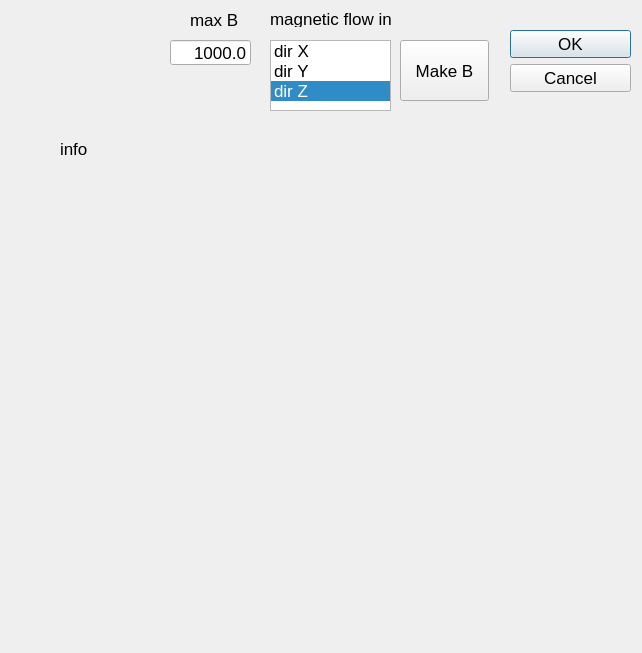
<?xml version="1.0" encoding="UTF-8"?>
<ui version="4.0">
 <class>Dialog</class>
 <widget class="QDialog" name="Dialog">
  <property name="geometry">
   <rect>
    <x>0</x>
    <y>0</y>
    <width>642</width>
    <height>653</height>
   </rect>
  </property>
  <property name="font">
   <font>
    <pointsize>13</pointsize>
   </font>
  </property>
  <property name="windowTitle">
   <string>non uniform Magnetic field</string>
  </property>
  <widget class="QDialogButtonBox" name="buttonBox">
   <property name="geometry">
    <rect>
     <x>510</x>
     <y>30</y>
     <width>121</width>
     <height>91</height>
    </rect>
   </property>
   <property name="orientation">
    <enum>Qt::Vertical</enum>
   </property>
   <property name="standardButtons">
    <set>QDialogButtonBox::Cancel|QDialogButtonBox::Ok</set>
   </property>
  </widget>
  <widget class="QLabel" name="label">
   <property name="geometry">
    <rect>
     <x>190</x>
     <y>10</y>
     <width>51</width>
     <height>20</height>
    </rect>
   </property>
   <property name="text">
    <string>max B</string>
   </property>
  </widget>
  <widget class="QLineEdit" name="txmaxB">
   <property name="geometry">
    <rect>
     <x>170</x>
     <y>40</y>
     <width>81</width>
     <height>25</height>
    </rect>
   </property>
   <property name="text">
    <string>1000.0</string>
   </property>
   <property name="alignment">
    <set>Qt::AlignRight|Qt::AlignTrailing|Qt::AlignVCenter</set>
   </property>
  </widget>
  <widget class="QPushButton" name="btMakeB">
   <property name="geometry">
    <rect>
     <x>400</x>
     <y>40</y>
     <width>89</width>
     <height>61</height>
    </rect>
   </property>
   <property name="text">
    <string>Make B</string>
   </property>
  </widget>
  <widget class="QWidget" name="verticalLayoutWidget">
   <property name="geometry">
    <rect>
     <x>40</x>
     <y>160</y>
     <width>591</width>
     <height>481</height>
    </rect>
   </property>
   <layout class="QVBoxLayout" name="oglayout"/>
  </widget>
  <widget class="QListWidget" name="listdir">
   <property name="geometry">
    <rect>
     <x>270</x>
     <y>40</y>
     <width>121</width>
     <height>71</height>
    </rect>
   </property>
   <property name="currentRow">
    <number>2</number>
   </property>
   <item>
    <property name="text">
     <string>dir X</string>
    </property>
   </item>
   <item>
    <property name="text">
     <string>dir Y</string>
    </property>
   </item>
   <item>
    <property name="text">
     <string>dir Z</string>
    </property>
   </item>
  </widget>
  <widget class="QLabel" name="label_2">
   <property name="geometry">
    <rect>
     <x>270</x>
     <y>10</y>
     <width>161</width>
     <height>17</height>
    </rect>
   </property>
   <property name="text">
    <string>magnetic flow in</string>
   </property>
  </widget>
  <widget class="QWidget" name="formLayoutWidget">
   <property name="geometry">
    <rect>
     <x>0</x>
     <y>0</y>
     <width>161</width>
     <height>91</height>
    </rect>
   </property>
   <layout class="QFormLayout" name="menuLayout"/>
  </widget>
  <widget class="QLabel" name="lbinfo">
   <property name="geometry">
    <rect>
     <x>60</x>
     <y>140</y>
     <width>511</width>
     <height>17</height>
    </rect>
   </property>
   <property name="text">
    <string>info</string>
   </property>
  </widget>
 </widget>
 <resources/>
 <connections>
  <connection>
   <sender>buttonBox</sender>
   <signal>accepted()</signal>
   <receiver>Dialog</receiver>
   <slot>accept()</slot>
   <hints>
    <hint type="sourcelabel">
     <x>248</x>
     <y>254</y>
    </hint>
    <hint type="destinationlabel">
     <x>157</x>
     <y>274</y>
    </hint>
   </hints>
  </connection>
  <connection>
   <sender>buttonBox</sender>
   <signal>rejected()</signal>
   <receiver>Dialog</receiver>
   <slot>reject()</slot>
   <hints>
    <hint type="sourcelabel">
     <x>316</x>
     <y>260</y>
    </hint>
    <hint type="destinationlabel">
     <x>286</x>
     <y>274</y>
    </hint>
   </hints>
  </connection>
 </connections>
</ui>
